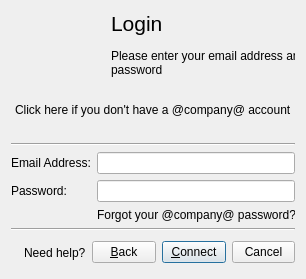
<ui version="4.0" >
 <class>AddWengoAccount</class>
 <widget class="QWidget" name="AddWengoAccount" >
  <property name="geometry" >
   <rect>
    <x>0</x>
    <y>0</y>
    <width>306</width>
    <height>279</height>
   </rect>
  </property>
  <property name="minimumSize" >
   <size>
    <width>306</width>
    <height>0</height>
   </size>
  </property>
  <property name="maximumSize" >
   <size>
    <width>353</width>
    <height>16777215</height>
   </size>
  </property>
  <property name="windowTitle" >
   <string>@product@ - Login</string>
  </property>
  <layout class="QGridLayout" name="gridLayout" >
   <item row="0" column="0" >
    <widget class="QLabel" name="loginLabel" >
     <property name="palette" >
      <palette>
       <active>
        <colorrole role="WindowText" >
         <brush brushstyle="SolidPattern" >
          <color alpha="255" >
           <red>0</red>
           <green>0</green>
           <blue>0</blue>
          </color>
         </brush>
        </colorrole>
        <colorrole role="Button" >
         <brush brushstyle="SolidPattern" >
          <color alpha="255" >
           <red>212</red>
           <green>208</green>
           <blue>200</blue>
          </color>
         </brush>
        </colorrole>
        <colorrole role="Light" >
         <brush brushstyle="SolidPattern" >
          <color alpha="255" >
           <red>255</red>
           <green>255</green>
           <blue>255</blue>
          </color>
         </brush>
        </colorrole>
        <colorrole role="Midlight" >
         <brush brushstyle="SolidPattern" >
          <color alpha="255" >
           <red>234</red>
           <green>229</green>
           <blue>220</blue>
          </color>
         </brush>
        </colorrole>
        <colorrole role="Dark" >
         <brush brushstyle="SolidPattern" >
          <color alpha="255" >
           <red>128</red>
           <green>128</green>
           <blue>128</blue>
          </color>
         </brush>
        </colorrole>
        <colorrole role="Mid" >
         <brush brushstyle="SolidPattern" >
          <color alpha="255" >
           <red>141</red>
           <green>139</green>
           <blue>133</blue>
          </color>
         </brush>
        </colorrole>
        <colorrole role="Text" >
         <brush brushstyle="SolidPattern" >
          <color alpha="255" >
           <red>255</red>
           <green>255</green>
           <blue>255</blue>
          </color>
         </brush>
        </colorrole>
        <colorrole role="BrightText" >
         <brush brushstyle="SolidPattern" >
          <color alpha="255" >
           <red>255</red>
           <green>255</green>
           <blue>255</blue>
          </color>
         </brush>
        </colorrole>
        <colorrole role="ButtonText" >
         <brush brushstyle="SolidPattern" >
          <color alpha="255" >
           <red>0</red>
           <green>0</green>
           <blue>0</blue>
          </color>
         </brush>
        </colorrole>
        <colorrole role="Base" >
         <brush brushstyle="SolidPattern" >
          <color alpha="255" >
           <red>255</red>
           <green>255</green>
           <blue>255</blue>
          </color>
         </brush>
        </colorrole>
        <colorrole role="Window" >
         <brush brushstyle="SolidPattern" >
          <color alpha="255" >
           <red>212</red>
           <green>208</green>
           <blue>200</blue>
          </color>
         </brush>
        </colorrole>
        <colorrole role="Shadow" >
         <brush brushstyle="SolidPattern" >
          <color alpha="255" >
           <red>64</red>
           <green>64</green>
           <blue>64</blue>
          </color>
         </brush>
        </colorrole>
        <colorrole role="Highlight" >
         <brush brushstyle="SolidPattern" >
          <color alpha="255" >
           <red>10</red>
           <green>36</green>
           <blue>106</blue>
          </color>
         </brush>
        </colorrole>
        <colorrole role="HighlightedText" >
         <brush brushstyle="SolidPattern" >
          <color alpha="255" >
           <red>255</red>
           <green>255</green>
           <blue>255</blue>
          </color>
         </brush>
        </colorrole>
        <colorrole role="Link" >
         <brush brushstyle="SolidPattern" >
          <color alpha="255" >
           <red>0</red>
           <green>0</green>
           <blue>255</blue>
          </color>
         </brush>
        </colorrole>
        <colorrole role="LinkVisited" >
         <brush brushstyle="SolidPattern" >
          <color alpha="255" >
           <red>255</red>
           <green>0</green>
           <blue>255</blue>
          </color>
         </brush>
        </colorrole>
        <colorrole role="AlternateBase" >
         <brush brushstyle="SolidPattern" >
          <color alpha="255" >
           <red>232</red>
           <green>232</green>
           <blue>232</blue>
          </color>
         </brush>
        </colorrole>
       </active>
       <inactive>
        <colorrole role="WindowText" >
         <brush brushstyle="SolidPattern" >
          <color alpha="255" >
           <red>0</red>
           <green>0</green>
           <blue>0</blue>
          </color>
         </brush>
        </colorrole>
        <colorrole role="Button" >
         <brush brushstyle="SolidPattern" >
          <color alpha="255" >
           <red>212</red>
           <green>208</green>
           <blue>200</blue>
          </color>
         </brush>
        </colorrole>
        <colorrole role="Light" >
         <brush brushstyle="SolidPattern" >
          <color alpha="255" >
           <red>255</red>
           <green>255</green>
           <blue>255</blue>
          </color>
         </brush>
        </colorrole>
        <colorrole role="Midlight" >
         <brush brushstyle="SolidPattern" >
          <color alpha="255" >
           <red>234</red>
           <green>229</green>
           <blue>220</blue>
          </color>
         </brush>
        </colorrole>
        <colorrole role="Dark" >
         <brush brushstyle="SolidPattern" >
          <color alpha="255" >
           <red>128</red>
           <green>128</green>
           <blue>128</blue>
          </color>
         </brush>
        </colorrole>
        <colorrole role="Mid" >
         <brush brushstyle="SolidPattern" >
          <color alpha="255" >
           <red>141</red>
           <green>139</green>
           <blue>133</blue>
          </color>
         </brush>
        </colorrole>
        <colorrole role="Text" >
         <brush brushstyle="SolidPattern" >
          <color alpha="255" >
           <red>255</red>
           <green>255</green>
           <blue>255</blue>
          </color>
         </brush>
        </colorrole>
        <colorrole role="BrightText" >
         <brush brushstyle="SolidPattern" >
          <color alpha="255" >
           <red>255</red>
           <green>255</green>
           <blue>255</blue>
          </color>
         </brush>
        </colorrole>
        <colorrole role="ButtonText" >
         <brush brushstyle="SolidPattern" >
          <color alpha="255" >
           <red>0</red>
           <green>0</green>
           <blue>0</blue>
          </color>
         </brush>
        </colorrole>
        <colorrole role="Base" >
         <brush brushstyle="SolidPattern" >
          <color alpha="255" >
           <red>255</red>
           <green>255</green>
           <blue>255</blue>
          </color>
         </brush>
        </colorrole>
        <colorrole role="Window" >
         <brush brushstyle="SolidPattern" >
          <color alpha="255" >
           <red>212</red>
           <green>208</green>
           <blue>200</blue>
          </color>
         </brush>
        </colorrole>
        <colorrole role="Shadow" >
         <brush brushstyle="SolidPattern" >
          <color alpha="255" >
           <red>64</red>
           <green>64</green>
           <blue>64</blue>
          </color>
         </brush>
        </colorrole>
        <colorrole role="Highlight" >
         <brush brushstyle="SolidPattern" >
          <color alpha="255" >
           <red>212</red>
           <green>208</green>
           <blue>200</blue>
          </color>
         </brush>
        </colorrole>
        <colorrole role="HighlightedText" >
         <brush brushstyle="SolidPattern" >
          <color alpha="255" >
           <red>0</red>
           <green>0</green>
           <blue>0</blue>
          </color>
         </brush>
        </colorrole>
        <colorrole role="Link" >
         <brush brushstyle="SolidPattern" >
          <color alpha="255" >
           <red>0</red>
           <green>0</green>
           <blue>255</blue>
          </color>
         </brush>
        </colorrole>
        <colorrole role="LinkVisited" >
         <brush brushstyle="SolidPattern" >
          <color alpha="255" >
           <red>255</red>
           <green>0</green>
           <blue>255</blue>
          </color>
         </brush>
        </colorrole>
        <colorrole role="AlternateBase" >
         <brush brushstyle="SolidPattern" >
          <color alpha="255" >
           <red>232</red>
           <green>232</green>
           <blue>232</blue>
          </color>
         </brush>
        </colorrole>
       </inactive>
       <disabled>
        <colorrole role="WindowText" >
         <brush brushstyle="SolidPattern" >
          <color alpha="255" >
           <red>106</red>
           <green>104</green>
           <blue>100</blue>
          </color>
         </brush>
        </colorrole>
        <colorrole role="Button" >
         <brush brushstyle="SolidPattern" >
          <color alpha="255" >
           <red>212</red>
           <green>208</green>
           <blue>200</blue>
          </color>
         </brush>
        </colorrole>
        <colorrole role="Light" >
         <brush brushstyle="SolidPattern" >
          <color alpha="255" >
           <red>255</red>
           <green>255</green>
           <blue>255</blue>
          </color>
         </brush>
        </colorrole>
        <colorrole role="Midlight" >
         <brush brushstyle="SolidPattern" >
          <color alpha="255" >
           <red>233</red>
           <green>231</green>
           <blue>227</blue>
          </color>
         </brush>
        </colorrole>
        <colorrole role="Dark" >
         <brush brushstyle="SolidPattern" >
          <color alpha="255" >
           <red>128</red>
           <green>128</green>
           <blue>128</blue>
          </color>
         </brush>
        </colorrole>
        <colorrole role="Mid" >
         <brush brushstyle="SolidPattern" >
          <color alpha="255" >
           <red>141</red>
           <green>139</green>
           <blue>133</blue>
          </color>
         </brush>
        </colorrole>
        <colorrole role="Text" >
         <brush brushstyle="SolidPattern" >
          <color alpha="255" >
           <red>106</red>
           <green>104</green>
           <blue>100</blue>
          </color>
         </brush>
        </colorrole>
        <colorrole role="BrightText" >
         <brush brushstyle="SolidPattern" >
          <color alpha="255" >
           <red>255</red>
           <green>255</green>
           <blue>255</blue>
          </color>
         </brush>
        </colorrole>
        <colorrole role="ButtonText" >
         <brush brushstyle="SolidPattern" >
          <color alpha="255" >
           <red>106</red>
           <green>104</green>
           <blue>100</blue>
          </color>
         </brush>
        </colorrole>
        <colorrole role="Base" >
         <brush brushstyle="SolidPattern" >
          <color alpha="255" >
           <red>212</red>
           <green>208</green>
           <blue>200</blue>
          </color>
         </brush>
        </colorrole>
        <colorrole role="Window" >
         <brush brushstyle="SolidPattern" >
          <color alpha="255" >
           <red>212</red>
           <green>208</green>
           <blue>200</blue>
          </color>
         </brush>
        </colorrole>
        <colorrole role="Shadow" >
         <brush brushstyle="SolidPattern" >
          <color alpha="255" >
           <red>0</red>
           <green>0</green>
           <blue>0</blue>
          </color>
         </brush>
        </colorrole>
        <colorrole role="Highlight" >
         <brush brushstyle="SolidPattern" >
          <color alpha="255" >
           <red>10</red>
           <green>36</green>
           <blue>106</blue>
          </color>
         </brush>
        </colorrole>
        <colorrole role="HighlightedText" >
         <brush brushstyle="SolidPattern" >
          <color alpha="255" >
           <red>255</red>
           <green>255</green>
           <blue>255</blue>
          </color>
         </brush>
        </colorrole>
        <colorrole role="Link" >
         <brush brushstyle="SolidPattern" >
          <color alpha="255" >
           <red>0</red>
           <green>0</green>
           <blue>255</blue>
          </color>
         </brush>
        </colorrole>
        <colorrole role="LinkVisited" >
         <brush brushstyle="SolidPattern" >
          <color alpha="255" >
           <red>255</red>
           <green>0</green>
           <blue>255</blue>
          </color>
         </brush>
        </colorrole>
        <colorrole role="AlternateBase" >
         <brush brushstyle="SolidPattern" >
          <color alpha="255" >
           <red>232</red>
           <green>232</green>
           <blue>232</blue>
          </color>
         </brush>
        </colorrole>
       </disabled>
      </palette>
     </property>
     <property name="text" >
      <string>&lt;span style="font-size:16pt;">Login&lt;/span>&lt;br>&lt;br>&lt;span>Please enter your email address and&lt;br>password&lt;/span></string>
     </property>
     <property name="indent" >
      <number>100</number>
     </property>
    </widget>
   </item>
   <item row="1" column="0" >
    <layout class="QHBoxLayout" >
     <property name="spacing" >
      <number>6</number>
     </property>
     <property name="margin" >
      <number>0</number>
     </property>
     <item>
      <spacer>
       <property name="orientation" >
        <enum>Qt::Horizontal</enum>
       </property>
       <property name="sizeHint" stdset="0" >
        <size>
         <width>0</width>
         <height>20</height>
        </size>
       </property>
      </spacer>
     </item>
     <item>
      <widget class="LinkLabel" name="createWengoAccountLabel" >
       <property name="text" >
        <string>Click here if you don't have a @company@ account</string>
       </property>
      </widget>
     </item>
     <item>
      <spacer>
       <property name="orientation" >
        <enum>Qt::Horizontal</enum>
       </property>
       <property name="sizeHint" stdset="0" >
        <size>
         <width>0</width>
         <height>20</height>
        </size>
       </property>
      </spacer>
     </item>
    </layout>
   </item>
   <item row="2" column="0" >
    <widget class="Line" name="line" >
     <property name="orientation" >
      <enum>Qt::Horizontal</enum>
     </property>
    </widget>
   </item>
   <item row="3" column="0" >
    <layout class="QGridLayout" >
     <property name="margin" >
      <number>0</number>
     </property>
     <property name="spacing" >
      <number>6</number>
     </property>
     <item row="1" column="1" >
      <widget class="QLineEdit" name="password" >
       <property name="echoMode" >
        <enum>QLineEdit::Password</enum>
       </property>
      </widget>
     </item>
     <item row="1" column="0" >
      <widget class="QLabel" name="passwordLabel" >
       <property name="text" >
        <string>Password:</string>
       </property>
      </widget>
     </item>
     <item row="0" column="1" >
      <widget class="QLineEdit" name="email" />
     </item>
     <item row="2" column="1" >
      <widget class="LinkLabel" name="forgotPasswordLabel" >
       <property name="sizePolicy" >
        <sizepolicy vsizetype="Fixed" hsizetype="Fixed" >
         <horstretch>0</horstretch>
         <verstretch>0</verstretch>
        </sizepolicy>
       </property>
       <property name="text" >
        <string>Forgot your @company@ password?</string>
       </property>
      </widget>
     </item>
     <item row="0" column="0" >
      <widget class="QLabel" name="emailAddressLabel" >
       <property name="text" >
        <string>Email Address:</string>
       </property>
      </widget>
     </item>
    </layout>
   </item>
   <item row="4" column="0" >
    <widget class="Line" name="line_2" >
     <property name="orientation" >
      <enum>Qt::Horizontal</enum>
     </property>
    </widget>
   </item>
   <item row="5" column="0" >
    <layout class="QHBoxLayout" >
     <property name="spacing" >
      <number>6</number>
     </property>
     <property name="margin" >
      <number>0</number>
     </property>
     <item>
      <widget class="QLabel" name="label_4" >
       <property name="text" >
        <string/>
       </property>
       <property name="pixmap" >
        <pixmap resource="../../../../resources/wengophone.qrc" >:/pics/help.png</pixmap>
       </property>
      </widget>
     </item>
     <item>
      <widget class="LinkLabel" name="helpLabel" >
       <property name="text" >
        <string>Need help?</string>
       </property>
      </widget>
     </item>
     <item>
      <spacer>
       <property name="orientation" >
        <enum>Qt::Horizontal</enum>
       </property>
       <property name="sizeHint" stdset="0" >
        <size>
         <width>0</width>
         <height>31</height>
        </size>
       </property>
      </spacer>
     </item>
     <item>
      <widget class="QPushButton" name="backButton" >
       <property name="text" >
        <string>&amp;Back</string>
       </property>
      </widget>
     </item>
     <item>
      <widget class="QPushButton" name="loginButton" >
       <property name="text" >
        <string>&amp;Connect</string>
       </property>
       <property name="default" >
        <bool>true</bool>
       </property>
      </widget>
     </item>
     <item>
      <widget class="QPushButton" name="cancelButton" >
       <property name="text" >
        <string>Cancel</string>
       </property>
      </widget>
     </item>
    </layout>
   </item>
  </layout>
 </widget>
 <customwidgets>
  <customwidget>
   <class>LinkLabel</class>
   <extends>QLabel</extends>
   <header>qtutil/LinkLabel.h</header>
  </customwidget>
 </customwidgets>
 <tabstops>
  <tabstop>email</tabstop>
  <tabstop>password</tabstop>
  <tabstop>backButton</tabstop>
  <tabstop>loginButton</tabstop>
 </tabstops>
 <resources>
  <include location="../../../../resources/wengophone.qrc" />
  <include location="../../../../resources/wengophone.qrc" />
 </resources>
 <connections/>
</ui>
